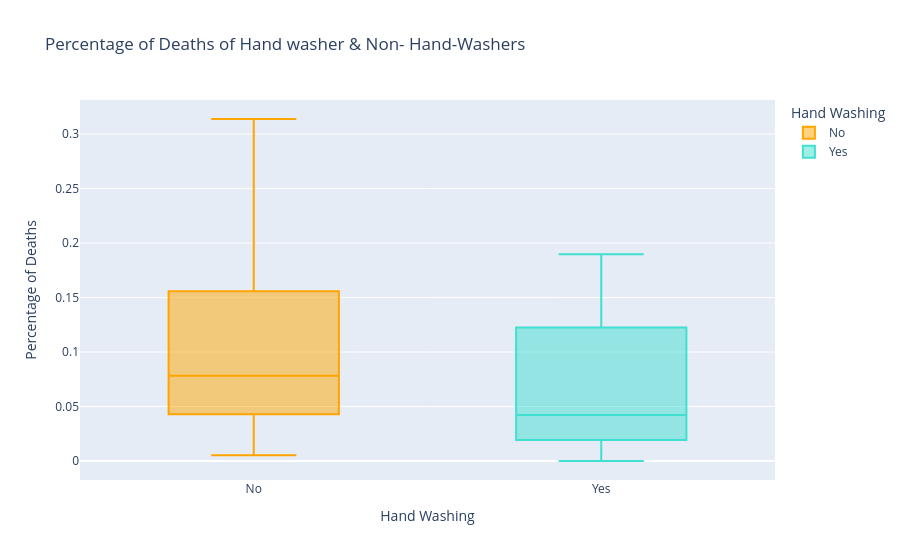

This figure's notebook cell:
### Markdown cell above
### Plotly box Visualization

### Code cell
# Setting Coordinates:
DF = monthly_df
XCOR = "washing_hands"
YCOR = "pct_deaths"

# Setting Labels:
TITLE = r"Percentage of Deaths of Hand washer & Non- Hand-Washers"
XLABEL = "Hand Washing"
YLABEL = "Percentage of Deaths"


box = px.box(
    data_frame=DF,
    title=TITLE,
    x=XCOR,
    color=XCOR,
    y=YCOR,
    color_discrete_sequence=["#FFA500", "#40E0D0"],
)

box.update_layout(
    xaxis_title=XLABEL,
    yaxis_title=YLABEL,
    legend_title_text="Hand Washing",
)

box.show()

### Figure 1 — Plotly figure (JSON) as saved in the notebook; plotly's stock layout.template omitted (floating-point values rounded to 4 significant figures)
{"data": [{"alignmentgroup": "True", "hovertemplate": "washing_hands=%{x}<br>pct_deaths=%{y}<extra></extra>", "legendgroup": "No", "marker": {"color": "#FFA500"}, "name": "No", "notched": false, "offsetgroup": "No", "orientation": "v", "showlegend": true, "type": "box", "x": ["No", "No", "No", "No", "No", "No", "No", "No", "No", "No", "No", "No", "No", "No", "No", "No", "No", "No", "No", "No", "No", "No", "No", "No", "No", "No", "No", "No", "No", "No", "No", "No", "No", "No", "No", "No", "No", "No", "No", "No", "No", "No", "No", "No", "No", "No", "No", "No", "No", "No", "No", "No"], "x0": " ", "xaxis": "x", "y": [0.1457, 0.07531, 0.04332, 0.01569, 0.007843, 0.05, 0.08421, 0.01351, 0.01878, 0.1102, 0.2255, 0.2085, 0.1222, 0.1023, 0.1074, 0.03226, 0.06593, 0.2078, 0.2546, 0.1839, 0.2934, 0.2297, 0.3138, 0.1912, 0.1597, 0.1241, 0.1193, 0.06098, 0.04082, 0.005236, 0.01554, 0.02262, 0.176, 0.07143, 0.08051, 0.1516, 0.1128, 0.1703, 0.1731, 0.05833, 0.02679, 0.04369, 0.0632, 0.01224, 0.03226, 0.1102, 0.1055, 0.07591, 0.04745, 0.04452, 0.04231, 0.04392], "y0": " ", "yaxis": "y"}, {"alignmentgroup": "True", "hovertemplate": "washing_hands=%{x}<br>pct_deaths=%{y}<extra></extra>", "legendgroup": "Yes", "marker": {"color": "#40E0D0"}, "name": "Yes", "notched": false, "offsetgroup": "Yes", "orientation": "v", "showlegend": true, "type": "box", "x": ["Yes", "Yes", "Yes", "Yes", "Yes", "Yes", "Yes", "Yes", "Yes", "Yes", "Yes", "Yes", "Yes", "Yes", "Yes", "Yes", "Yes", "Yes", "Yes", "Yes", "Yes", "Yes", "Yes", "Yes", "Yes", "Yes", "Yes", "Yes", "Yes", "Yes", "Yes", "Yes", "Yes", "Yes", "Yes", "Yes", "Yes", "Yes", "Yes", "Yes", "Yes", "Yes", "Yes", "Yes", "Yes", "Yes"], "x0": " ", "xaxis": "x", "y": [0.07143, 0.06122, 0.03586, 0.1055, 0.1484, 0.1094, 0.1049, 0.1339, 0.1809, 0.1543, 0.1897, 0.1344, 0.1015, 0.131, 0.1806, 0.1439, 0.1496, 0.1077, 0.05369, 0.03215, 0.01923, 0.03607, 0.1827, 0.1224, 0.02239, 0.012, 0.01894, 0.0458, 0.03957, 0.04472, 0.0293, 0.03534, 0.006873, 0, 0.006557, 0.009585, 0.01136, 0.003717, 0, 0.009615, 0.02341, 0.02903, 0.0134, 0.02233, 0.03085, 0.04926], "y0": " ", "yaxis": "y"}], "layout": {"boxmode": "overlay", "legend": {"title": {"text": "Hand Washing"}, "tracegroupgap": 0}, "title": {"text": "Percentage of Deaths of Hand washer & Non- Hand-Washers"}, "xaxis": {"anchor": "y", "categoryarray": ["No", "Yes"], "categoryorder": "array", "domain": [0, 1], "title": {"text": "Hand Washing"}}, "yaxis": {"anchor": "x", "domain": [0, 1], "title": {"text": "Percentage of Deaths"}}}}
